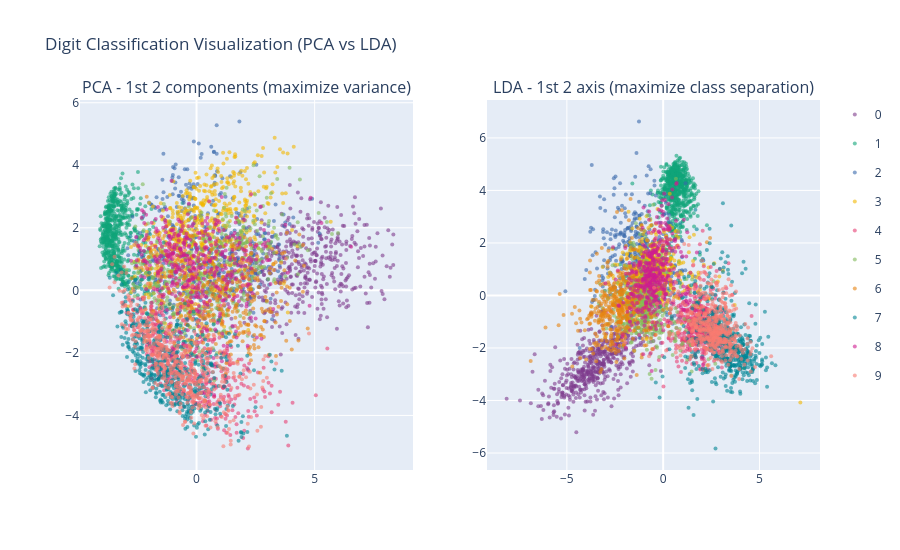

Source (notebook cell):
### Markdown cell above
### 6.1 In 2D

### Code cell
rng = np.random.RandomState(42)

# Selecting indices of 5000 distinct rows from X_train
viz_idx = rng.choice(len(X_train), 5000, replace=False)

# Selecting 5000 randomly selected Data points 
X_viz, y_viz = X_train[viz_idx], y_train[viz_idx]

# PCA ( selecting 2 components )
pca = PCA(n_components=2, random_state=42).fit(X_train)
P2 = pca.transform(X_viz)

# LDA ( selecting 2 components )
lda = LDA(solver='svd').fit(X_train, y_train)
L2 = lda.transform(X_viz)[:, :2]

fig = make_subplots(rows=1, cols=2, subplot_titles=("PCA - 1st 2 components (maximize variance)", "LDA - 1st 2 axis (maximize class separation)"))

colors = px.colors.qualitative.Bold

for d in range(total_digit):
    m = y_viz == d
    
    # For PCA
    fig.add_trace(go.Scatter(x=P2[m, 0], y=P2[m,1], mode="markers", name=str(d),
                            marker=dict(size=4, color=colors[d], opacity=0.6),
                            legendgroup=str(d)), row=1, col=1)
    
    # For LDA
    fig.add_trace(go.Scatter(x=L2[m, 0], y=L2[m,1], mode="markers", name=str(d),
                                marker=dict(size=4, color=colors[d], opacity=0.6),
                                legendgroup=str(d), showlegend=False), row=1, col=2)

fig.update_layout(height=550, title='Digit Classification Visualization (PCA vs LDA)')
fig.show()

### Figure 1 — Plotly figure (JSON) as saved in the notebook; plotly's stock layout.template omitted (floating-point values rounded to 4 significant figures; data arrays with more than 128 entries replaced by an {"elided": "..."} marker saying what was removed)
{"data": [{"legendgroup": "0", "marker": {"color": "rgb(127, 60, 141)", "opacity": 0.6, "size": 4}, "mode": "markers", "name": "0", "type": "scatter", "x": {"elided": "490 float values"}, "xaxis": "x", "y": {"elided": "490 float values"}, "yaxis": "y"}, {"legendgroup": "0", "marker": {"color": "rgb(127, 60, 141)", "opacity": 0.6, "size": 4}, "mode": "markers", "name": "0", "showlegend": false, "type": "scatter", "x": {"elided": "490 float values"}, "xaxis": "x2", "y": {"elided": "490 float values"}, "yaxis": "y2"}, {"legendgroup": "1", "marker": {"color": "rgb(17, 165, 121)", "opacity": 0.6, "size": 4}, "mode": "markers", "name": "1", "type": "scatter", "x": {"elided": "595 float values"}, "xaxis": "x", "y": {"elided": "595 float values"}, "yaxis": "y"}, {"legendgroup": "1", "marker": {"color": "rgb(17, 165, 121)", "opacity": 0.6, "size": 4}, "mode": "markers", "name": "1", "showlegend": false, "type": "scatter", "x": {"elided": "595 float values"}, "xaxis": "x2", "y": {"elided": "595 float values"}, "yaxis": "y2"}, {"legendgroup": "2", "marker": {"color": "rgb(57, 105, 172)", "opacity": 0.6, "size": 4}, "mode": "markers", "name": "2", "type": "scatter", "x": {"elided": "485 float values"}, "xaxis": "x", "y": {"elided": "485 float values"}, "yaxis": "y"}, {"legendgroup": "2", "marker": {"color": "rgb(57, 105, 172)", "opacity": 0.6, "size": 4}, "mode": "markers", "name": "2", "showlegend": false, "type": "scatter", "x": {"elided": "485 float values"}, "xaxis": "x2", "y": {"elided": "485 float values"}, "yaxis": "y2"}, {"legendgroup": "3", "marker": {"color": "rgb(242, 183, 1)", "opacity": 0.6, "size": 4}, "mode": "markers", "name": "3", "type": "scatter", "x": {"elided": "529 float values"}, "xaxis": "x", "y": {"elided": "529 float values"}, "yaxis": "y"}, {"legendgroup": "3", "marker": {"color": "rgb(242, 183, 1)", "opacity": 0.6, "size": 4}, "mode": "markers", "name": "3", "showlegend": false, "type": "scatter", "x": {"elided": "529 float values"}, "xaxis": "x2", "y": {"elided": "529 float values"}, "yaxis": "y2"}, {"legendgroup": "4", "marker": {"color": "rgb(231, 63, 116)", "opacity": 0.6, "size": 4}, "mode": "markers", "name": "4", "type": "scatter", "x": {"elided": "476 float values"}, "xaxis": "x", "y": {"elided": "476 float values"}, "yaxis": "y"}, {"legendgroup": "4", "marker": {"color": "rgb(231, 63, 116)", "opacity": 0.6, "size": 4}, "mode": "markers", "name": "4", "showlegend": false, "type": "scatter", "x": {"elided": "476 float values"}, "xaxis": "x2", "y": {"elided": "476 float values"}, "yaxis": "y2"}, {"legendgroup": "5", "marker": {"color": "rgb(128, 186, 90)", "opacity": 0.6, "size": 4}, "mode": "markers", "name": "5", "type": "scatter", "x": {"elided": "476 float values"}, "xaxis": "x", "y": {"elided": "476 float values"}, "yaxis": "y"}, {"legendgroup": "5", "marker": {"color": "rgb(128, 186, 90)", "opacity": 0.6, "size": 4}, "mode": "markers", "name": "5", "showlegend": false, "type": "scatter", "x": {"elided": "476 float values"}, "xaxis": "x2", "y": {"elided": "476 float values"}, "yaxis": "y2"}, {"legendgroup": "6", "marker": {"color": "rgb(230, 131, 16)", "opacity": 0.6, "size": 4}, "mode": "markers", "name": "6", "type": "scatter", "x": {"elided": "461 float values"}, "xaxis": "x", "y": {"elided": "461 float values"}, "yaxis": "y"}, {"legendgroup": "6", "marker": {"color": "rgb(230, 131, 16)", "opacity": 0.6, "size": 4}, "mode": "markers", "name": "6", "showlegend": false, "type": "scatter", "x": {"elided": "461 float values"}, "xaxis": "x2", "y": {"elided": "461 float values"}, "yaxis": "y2"}, {"legendgroup": "7", "marker": {"color": "rgb(0, 134, 149)", "opacity": 0.6, "size": 4}, "mode": "markers", "name": "7", "type": "scatter", "x": {"elided": "555 float values"}, "xaxis": "x", "y": {"elided": "555 float values"}, "yaxis": "y"}, {"legendgroup": "7", "marker": {"color": "rgb(0, 134, 149)", "opacity": 0.6, "size": 4}, "mode": "markers", "name": "7", "showlegend": false, "type": "scatter", "x": {"elided": "555 float values"}, "xaxis": "x2", "y": {"elided": "555 float values"}, "yaxis": "y2"}, {"legendgroup": "8", "marker": {"color": "rgb(207, 28, 144)", "opacity": 0.6, "size": 4}, "mode": "markers", "name": "8", "type": "scatter", "x": {"elided": "448 float values"}, "xaxis": "x", "y": {"elided": "448 float values"}, "yaxis": "y"}, {"legendgroup": "8", "marker": {"color": "rgb(207, 28, 144)", "opacity": 0.6, "size": 4}, "mode": "markers", "name": "8", "showlegend": false, "type": "scatter", "x": {"elided": "448 float values"}, "xaxis": "x2", "y": {"elided": "448 float values"}, "yaxis": "y2"}, {"legendgroup": "9", "marker": {"color": "rgb(249, 123, 114)", "opacity": 0.6, "size": 4}, "mode": "markers", "name": "9", "type": "scatter", "x": {"elided": "485 float values"}, "xaxis": "x", "y": {"elided": "485 float values"}, "yaxis": "y"}, {"legendgroup": "9", "marker": {"color": "rgb(249, 123, 114)", "opacity": 0.6, "size": 4}, "mode": "markers", "name": "9", "showlegend": false, "type": "scatter", "x": {"elided": "485 float values"}, "xaxis": "x2", "y": {"elided": "485 float values"}, "yaxis": "y2"}], "layout": {"annotations": [{"font": {"size": 16}, "showarrow": false, "text": "PCA - 1st 2 components (maximize variance)", "x": 0.225, "xanchor": "center", "xref": "paper", "y": 1, "yanchor": "bottom", "yref": "paper"}, {"font": {"size": 16}, "showarrow": false, "text": "LDA - 1st 2 axis (maximize class separation)", "x": 0.775, "xanchor": "center", "xref": "paper", "y": 1, "yanchor": "bottom", "yref": "paper"}], "height": 550, "title": {"text": "Digit Classification Visualization (PCA vs LDA)"}, "xaxis": {"anchor": "y", "domain": [0, 0.45]}, "xaxis2": {"anchor": "y2", "domain": [0.55, 1]}, "yaxis": {"anchor": "x", "domain": [0, 1]}, "yaxis2": {"anchor": "x2", "domain": [0, 1]}}}
